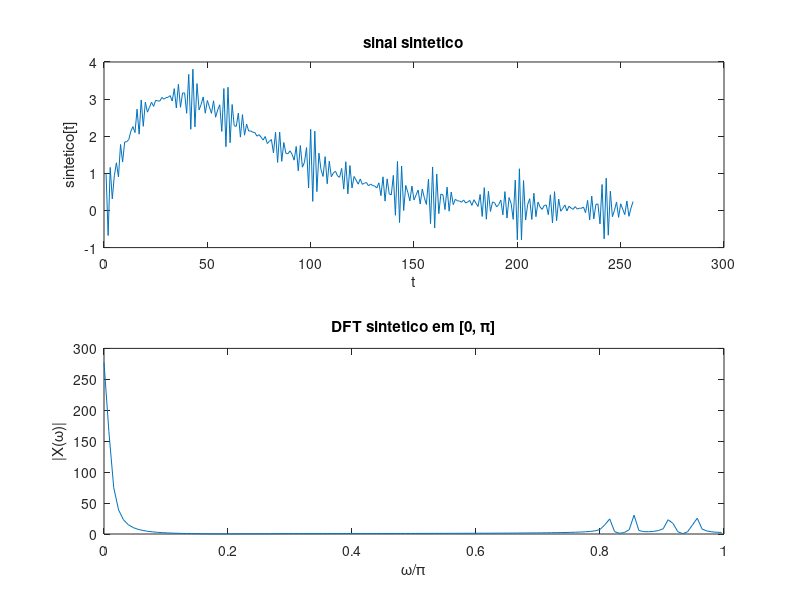
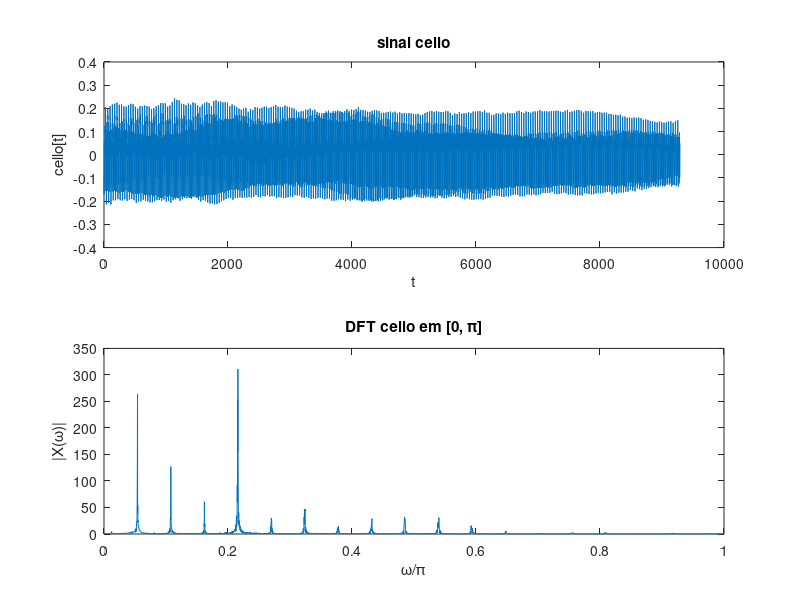
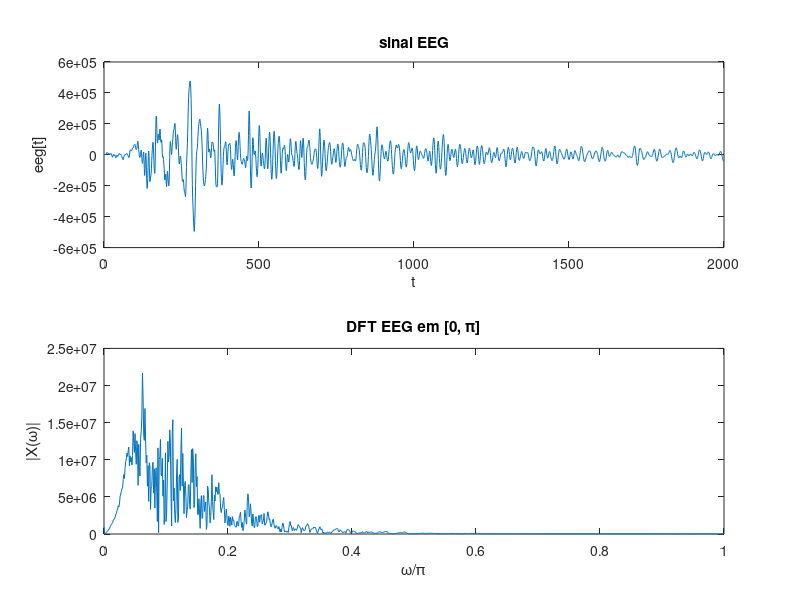

MATLAB code to generate these figures, in order:
%% Inicialização do ambiente
clear; close all; clc

%% Exercício 2
sintetico_data = fopen('sintetico.csv');
sintetico = textscan(sintetico_data, '%f', 'Delimiter', ',');
sintetico = sintetico{1,1};
fclose(sintetico_data);
cello = importdata('cello.mat');
EEG = importdata('EEG.mat');
EEG = EEG';

% sinal sintetico
Ls = length(sintetico);
Ts = 0.125;
Fs = 1/Ts;
Fs_vector = linspace(0, 2*pi*Fs, Ls)/(pi*Fs);
Fs_vector_pi = Fs_vector(1:(length(Fs_vector)/2));

% sinal cello
Lc = length(cello.x);
Tc = cello.dt;
Fc = 1/Tc;
Fc_vector = linspace(0, 2*pi*Fc, Lc)/(pi*Fc);
Fc_vector_pi = Fc_vector(1:(length(Fc_vector)/2));

% sinal EEG
Le = length(EEG);
Fe = 100;
Fe_vector = linspace(0, 2*pi*Fe, Le)/(pi*Fe);
Fe_vector_pi = Fe_vector(1:(length(Fe_vector)/2));

figure(1)

subplot(2,1,1)
plot(sintetico);
xlabel('t'), ylabel('sintetico[t]'), title('sinal sintetico');

subplot(2,1,2)
DFT_synth = fft(sintetico, Ls);
DFT_synth_pi = DFT_synth(1 : (Ls)/2);
plot(Fs_vector_pi, abs(DFT_synth_pi))
xlabel('\omega/\pi'), ylabel('|X(\omega)|'), title('DFT sintetico em [0, \pi]')

figure(2)

subplot(2,1,1)
plot(cello.x);
xlabel('t'), ylabel('cello[t]'), title('sinal cello');

subplot(2,1,2)
DFT_cello = fft(cello.x, Lc);
DFT_cello_pi = DFT_cello(1 : (Lc)/2);
plot(Fc_vector_pi, abs(DFT_cello_pi))
xlabel('\omega/\pi'), ylabel('|X(\omega)|'), title('DFT cello em [0, \pi]')

figure(3)

subplot(2,1,1)
plot(EEG);
xlabel('t'), ylabel('eeg[t]'), title('sinal EEG');

subplot(2,1,2)
DFT_EEG = fft(EEG, Le);
DFT_EEG_pi = DFT_EEG(1 : (Le)/2);
plot(Fe_vector_pi, abs(DFT_EEG_pi))
xlabel('\omega/\pi'), ylabel('|X(\omega)|'), title('DFT EEG em [0, \pi]')


function f = X(N, inicio, fim)
f = (0:(1/N):(1 - 1/N))*(fim-inicio)+inicio;
end
